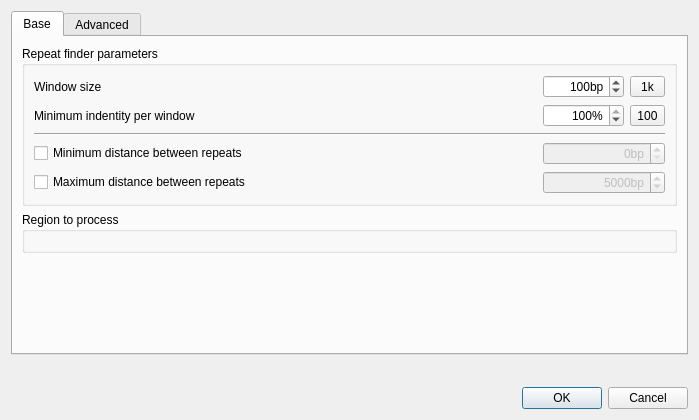
<?xml version="1.0" encoding="UTF-8"?>
<ui version="4.0">
 <class>FindRepeatsDialog</class>
 <widget class="QDialog" name="FindRepeatsDialog">
  <property name="windowModality">
   <enum>Qt::ApplicationModal</enum>
  </property>
  <property name="geometry">
   <rect>
    <x>0</x>
    <y>0</y>
    <width>699</width>
    <height>420</height>
   </rect>
  </property>
  <property name="windowTitle">
   <string>Find Repeats</string>
  </property>
  <property name="windowIcon">
   <iconset>
    <normaloff>:/repeat_finder/repeats_image</normaloff>:/repeat_finder/repeats_image</iconset>
  </property>
  <layout class="QVBoxLayout" name="verticalLayout">
   <item>
    <widget class="QTabWidget" name="tabWidget">
     <property name="currentIndex">
      <number>0</number>
     </property>
     <widget class="QWidget" name="tab">
      <attribute name="title">
       <string>Base</string>
      </attribute>
      <layout class="QVBoxLayout" name="verticalLayout_2">
       <item>
        <widget class="QGroupBox" name="paramsBox">
         <property name="title">
          <string>Repeat finder parameters</string>
         </property>
         <layout class="QGridLayout" name="gridLayout">
          <item row="0" column="0">
           <widget class="QLabel" name="label_2">
            <property name="minimumSize">
             <size>
              <width>0</width>
              <height>0</height>
             </size>
            </property>
            <property name="toolTip">
             <string>Number of bases in a sliding window that is moved along the sequence</string>
            </property>
            <property name="text">
             <string>Window size</string>
            </property>
           </widget>
          </item>
          <item row="0" column="1">
           <spacer name="horizontalSpacer_2">
            <property name="orientation">
             <enum>Qt::Horizontal</enum>
            </property>
            <property name="sizeHint" stdset="0">
             <size>
              <width>87</width>
              <height>20</height>
             </size>
            </property>
           </spacer>
          </item>
          <item row="0" column="2">
           <widget class="QSpinBox" name="minLenBox">
            <property name="sizePolicy">
             <sizepolicy hsizetype="Minimum" vsizetype="Fixed">
              <horstretch>0</horstretch>
              <verstretch>0</verstretch>
             </sizepolicy>
            </property>
            <property name="minimumSize">
             <size>
              <width>0</width>
              <height>0</height>
             </size>
            </property>
            <property name="alignment">
             <set>Qt::AlignRight|Qt::AlignTrailing|Qt::AlignVCenter</set>
            </property>
            <property name="suffix">
             <string>bp</string>
            </property>
            <property name="prefix">
             <string/>
            </property>
            <property name="minimum">
             <number>2</number>
            </property>
            <property name="maximum">
             <number>1000000</number>
            </property>
            <property name="singleStep">
             <number>1</number>
            </property>
            <property name="value">
             <number>100</number>
            </property>
           </widget>
          </item>
          <item row="0" column="3">
           <widget class="QToolButton" name="minLenHeuristicsButton">
            <property name="sizePolicy">
             <sizepolicy hsizetype="Minimum" vsizetype="Fixed">
              <horstretch>0</horstretch>
              <verstretch>0</verstretch>
             </sizepolicy>
            </property>
            <property name="toolTip">
             <string>Heuristic based selection of repeat length so the number of repeats in the sequence will not exceed 1000</string>
            </property>
            <property name="text">
             <string>1k</string>
            </property>
           </widget>
          </item>
          <item row="1" column="0">
           <widget class="QLabel" name="label_3">
            <property name="toolTip">
             <string>How similar the two windows of the sequence</string>
            </property>
            <property name="text">
             <string>Minimum indentity per window</string>
            </property>
           </widget>
          </item>
          <item row="1" column="1">
           <spacer name="horizontalSpacer_3">
            <property name="orientation">
             <enum>Qt::Horizontal</enum>
            </property>
            <property name="sizeHint" stdset="0">
             <size>
              <width>87</width>
              <height>20</height>
             </size>
            </property>
           </spacer>
          </item>
          <item row="1" column="2">
           <widget class="QSpinBox" name="identityBox">
            <property name="sizePolicy">
             <sizepolicy hsizetype="Minimum" vsizetype="Fixed">
              <horstretch>0</horstretch>
              <verstretch>0</verstretch>
             </sizepolicy>
            </property>
            <property name="minimumSize">
             <size>
              <width>0</width>
              <height>0</height>
             </size>
            </property>
            <property name="alignment">
             <set>Qt::AlignRight|Qt::AlignTrailing|Qt::AlignVCenter</set>
            </property>
            <property name="suffix">
             <string>%</string>
            </property>
            <property name="minimum">
             <number>50</number>
            </property>
            <property name="maximum">
             <number>100</number>
            </property>
            <property name="value">
             <number>100</number>
            </property>
           </widget>
          </item>
          <item row="1" column="3">
           <widget class="QToolButton" name="hundredPercentButton">
            <property name="sizePolicy">
             <sizepolicy hsizetype="Fixed" vsizetype="Fixed">
              <horstretch>0</horstretch>
              <verstretch>0</verstretch>
             </sizepolicy>
            </property>
            <property name="toolTip">
             <string>Resets repeats identity to 100%</string>
            </property>
            <property name="text">
             <string>100</string>
            </property>
           </widget>
          </item>
          <item row="2" column="0" colspan="4">
           <widget class="Line" name="line">
            <property name="baseSize">
             <size>
              <width>0</width>
              <height>0</height>
             </size>
            </property>
            <property name="frameShadow">
             <enum>QFrame::Sunken</enum>
            </property>
            <property name="orientation">
             <enum>Qt::Horizontal</enum>
            </property>
           </widget>
          </item>
          <item row="3" column="0">
           <widget class="QCheckBox" name="minDistCheck">
            <property name="text">
             <string>Minimum distance between repeats</string>
            </property>
            <property name="checked">
             <bool>false</bool>
            </property>
           </widget>
          </item>
          <item row="3" column="2" colspan="2">
           <widget class="QSpinBox" name="minDistBox">
            <property name="enabled">
             <bool>false</bool>
            </property>
            <property name="sizePolicy">
             <sizepolicy hsizetype="Minimum" vsizetype="Fixed">
              <horstretch>0</horstretch>
              <verstretch>0</verstretch>
             </sizepolicy>
            </property>
            <property name="minimumSize">
             <size>
              <width>0</width>
              <height>0</height>
             </size>
            </property>
            <property name="alignment">
             <set>Qt::AlignRight|Qt::AlignTrailing|Qt::AlignVCenter</set>
            </property>
            <property name="suffix">
             <string>bp</string>
            </property>
            <property name="prefix">
             <string/>
            </property>
            <property name="minimum">
             <number>0</number>
            </property>
            <property name="maximum">
             <number>100000000</number>
            </property>
            <property name="value">
             <number>0</number>
            </property>
           </widget>
          </item>
          <item row="4" column="0">
           <widget class="QCheckBox" name="maxDistCheck">
            <property name="text">
             <string>Maximum distance between repeats</string>
            </property>
            <property name="checked">
             <bool>false</bool>
            </property>
           </widget>
          </item>
          <item row="4" column="1">
           <spacer name="horizontalSpacer_5">
            <property name="orientation">
             <enum>Qt::Horizontal</enum>
            </property>
            <property name="sizeHint" stdset="0">
             <size>
              <width>87</width>
              <height>20</height>
             </size>
            </property>
           </spacer>
          </item>
          <item row="4" column="2" colspan="2">
           <widget class="QSpinBox" name="maxDistBox">
            <property name="enabled">
             <bool>false</bool>
            </property>
            <property name="sizePolicy">
             <sizepolicy hsizetype="Minimum" vsizetype="Fixed">
              <horstretch>0</horstretch>
              <verstretch>0</verstretch>
             </sizepolicy>
            </property>
            <property name="minimumSize">
             <size>
              <width>0</width>
              <height>0</height>
             </size>
            </property>
            <property name="alignment">
             <set>Qt::AlignRight|Qt::AlignTrailing|Qt::AlignVCenter</set>
            </property>
            <property name="suffix">
             <string>bp</string>
            </property>
            <property name="prefix">
             <string/>
            </property>
            <property name="minimum">
             <number>1</number>
            </property>
            <property name="maximum">
             <number>1000000</number>
            </property>
            <property name="value">
             <number>5000</number>
            </property>
           </widget>
          </item>
         </layout>
        </widget>
       </item>
       <item>
        <widget class="QGroupBox" name="regionBox">
         <property name="title">
          <string>Region to process</string>
         </property>
         <layout class="QHBoxLayout" name="horizontalLayout_2">
          <item>
           <layout class="QHBoxLayout" name="rangeSelectorLayout"/>
          </item>
         </layout>
        </widget>
       </item>
       <item>
        <widget class="QWidget" name="annotationsWidget" native="true">
         <property name="sizePolicy">
          <sizepolicy hsizetype="Expanding" vsizetype="Expanding">
           <horstretch>0</horstretch>
           <verstretch>0</verstretch>
          </sizepolicy>
         </property>
         <property name="minimumSize">
          <size>
           <width>0</width>
           <height>0</height>
          </size>
         </property>
        </widget>
       </item>
       <item>
        <spacer name="verticalSpacer">
         <property name="orientation">
          <enum>Qt::Vertical</enum>
         </property>
         <property name="sizeHint" stdset="0">
          <size>
           <width>20</width>
           <height>40</height>
          </size>
         </property>
        </spacer>
       </item>
      </layout>
     </widget>
     <widget class="QWidget" name="tab_2">
      <attribute name="title">
       <string>Advanced</string>
      </attribute>
      <layout class="QVBoxLayout" name="verticalLayout_3">
       <item>
        <widget class="QGroupBox" name="groupBox">
         <property name="title">
          <string>Advanced parameters</string>
         </property>
         <layout class="QGridLayout" name="gridLayout_2">
          <item row="0" column="1">
           <widget class="QCheckBox" name="algoCheck">
            <property name="text">
             <string>Custom algorithm</string>
            </property>
           </widget>
          </item>
          <item row="0" column="2">
           <spacer name="horizontalSpacer_10">
            <property name="orientation">
             <enum>Qt::Horizontal</enum>
            </property>
            <property name="sizeHint" stdset="0">
             <size>
              <width>71</width>
              <height>13</height>
             </size>
            </property>
           </spacer>
          </item>
          <item row="0" column="3">
           <widget class="QComboBox" name="algoCombo">
            <property name="enabled">
             <bool>false</bool>
            </property>
           </widget>
          </item>
          <item row="1" column="1">
           <widget class="QCheckBox" name="annotationFitCheck">
            <property name="text">
             <string>Search only for repeats that lie inside of an annotated region</string>
            </property>
           </widget>
          </item>
          <item row="1" column="2">
           <spacer name="horizontalSpacer_6">
            <property name="orientation">
             <enum>Qt::Horizontal</enum>
            </property>
            <property name="sizeHint" stdset="0">
             <size>
              <width>87</width>
              <height>20</height>
             </size>
            </property>
           </spacer>
          </item>
          <item row="1" column="3">
           <widget class="QLineEdit" name="annotationFitEdit">
            <property name="enabled">
             <bool>false</bool>
            </property>
            <property name="sizePolicy">
             <sizepolicy hsizetype="Minimum" vsizetype="Fixed">
              <horstretch>0</horstretch>
              <verstretch>0</verstretch>
             </sizepolicy>
            </property>
            <property name="minimumSize">
             <size>
              <width>0</width>
              <height>0</height>
             </size>
            </property>
           </widget>
          </item>
          <item row="1" column="4">
           <widget class="QToolButton" name="annotationFitButton">
            <property name="enabled">
             <bool>false</bool>
            </property>
            <property name="text">
             <string>...</string>
            </property>
           </widget>
          </item>
          <item row="2" column="1">
           <widget class="QCheckBox" name="annotationAroundKeepCheck">
            <property name="text">
             <string>Search only for repeats that have an annotated region inside</string>
            </property>
           </widget>
          </item>
          <item row="2" column="2">
           <spacer name="horizontalSpacer_12">
            <property name="orientation">
             <enum>Qt::Horizontal</enum>
            </property>
            <property name="sizeHint" stdset="0">
             <size>
              <width>71</width>
              <height>13</height>
             </size>
            </property>
           </spacer>
          </item>
          <item row="2" column="3">
           <widget class="QLineEdit" name="annotationAroundKeepEdit">
            <property name="enabled">
             <bool>false</bool>
            </property>
            <property name="sizePolicy">
             <sizepolicy hsizetype="Minimum" vsizetype="Fixed">
              <horstretch>0</horstretch>
              <verstretch>0</verstretch>
             </sizepolicy>
            </property>
            <property name="minimumSize">
             <size>
              <width>0</width>
              <height>0</height>
             </size>
            </property>
           </widget>
          </item>
          <item row="2" column="4">
           <widget class="QToolButton" name="annotationAroundKeepButton">
            <property name="enabled">
             <bool>false</bool>
            </property>
            <property name="text">
             <string>...</string>
            </property>
           </widget>
          </item>
          <item row="3" column="1">
           <widget class="QCheckBox" name="annotationAroundFilterCheck">
            <property name="text">
             <string>Filter repeats that have an annotated region inside</string>
            </property>
           </widget>
          </item>
          <item row="3" column="2">
           <spacer name="horizontalSpacer_13">
            <property name="orientation">
             <enum>Qt::Horizontal</enum>
            </property>
            <property name="sizeHint" stdset="0">
             <size>
              <width>71</width>
              <height>13</height>
             </size>
            </property>
           </spacer>
          </item>
          <item row="3" column="3">
           <widget class="QLineEdit" name="annotationAroundFilterEdit">
            <property name="enabled">
             <bool>false</bool>
            </property>
            <property name="sizePolicy">
             <sizepolicy hsizetype="Minimum" vsizetype="Fixed">
              <horstretch>0</horstretch>
              <verstretch>0</verstretch>
             </sizepolicy>
            </property>
            <property name="minimumSize">
             <size>
              <width>0</width>
              <height>0</height>
             </size>
            </property>
           </widget>
          </item>
          <item row="3" column="4">
           <widget class="QToolButton" name="annotationAroundFilterButton">
            <property name="enabled">
             <bool>false</bool>
            </property>
            <property name="text">
             <string>...</string>
            </property>
           </widget>
          </item>
          <item row="7" column="1">
           <widget class="QCheckBox" name="invertCheck">
            <property name="text">
             <string>Search for inverted repeats</string>
            </property>
           </widget>
          </item>
          <item row="7" column="2" colspan="3">
           <spacer name="horizontalSpacer_7">
            <property name="orientation">
             <enum>Qt::Horizontal</enum>
            </property>
            <property name="sizeHint" stdset="0">
             <size>
              <width>257</width>
              <height>20</height>
             </size>
            </property>
           </spacer>
          </item>
          <item row="8" column="1">
           <widget class="QCheckBox" name="excludeTandemsBox">
            <property name="text">
             <string>Exclude tandems areas</string>
            </property>
           </widget>
          </item>
          <item row="8" column="2" colspan="3">
           <spacer name="horizontalSpacer_4">
            <property name="orientation">
             <enum>Qt::Horizontal</enum>
            </property>
            <property name="sizeHint" stdset="0">
             <size>
              <width>246</width>
              <height>20</height>
             </size>
            </property>
           </spacer>
          </item>
          <item row="6" column="2">
           <spacer name="horizontalSpacer_11">
            <property name="orientation">
             <enum>Qt::Horizontal</enum>
            </property>
            <property name="sizeHint" stdset="0">
             <size>
              <width>247</width>
              <height>12</height>
             </size>
            </property>
           </spacer>
          </item>
          <item row="6" column="3">
           <widget class="QComboBox" name="filterAlgorithms">
            <property name="enabled">
             <bool>true</bool>
            </property>
           </widget>
          </item>
          <item row="6" column="1">
           <widget class="QLabel" name="allowNestedLabel">
            <property name="text">
             <string>Nested repeats filter algorithm</string>
            </property>
           </widget>
          </item>
         </layout>
        </widget>
       </item>
       <item>
        <spacer name="verticalSpacer_2">
         <property name="orientation">
          <enum>Qt::Vertical</enum>
         </property>
         <property name="sizeHint" stdset="0">
          <size>
           <width>20</width>
           <height>33</height>
          </size>
         </property>
        </spacer>
       </item>
      </layout>
     </widget>
    </widget>
   </item>
   <item>
    <layout class="QHBoxLayout" name="horizontalLayout">
     <item>
      <widget class="QLabel" name="label">
       <property name="text">
        <string/>
       </property>
      </widget>
     </item>
     <item>
      <widget class="QLabel" name="statusLabel">
       <property name="text">
        <string/>
       </property>
      </widget>
     </item>
     <item>
      <spacer name="horizontalSpacer">
       <property name="orientation">
        <enum>Qt::Horizontal</enum>
       </property>
       <property name="sizeHint" stdset="0">
        <size>
         <width>40</width>
         <height>20</height>
        </size>
       </property>
      </spacer>
     </item>
    </layout>
   </item>
   <item>
    <widget class="QDialogButtonBox" name="buttonBox">
     <property name="standardButtons">
      <set>QDialogButtonBox::Cancel|QDialogButtonBox::Ok</set>
     </property>
    </widget>
   </item>
  </layout>
 </widget>
 <resources/>
 <connections>
  <connection>
   <sender>maxDistCheck</sender>
   <signal>toggled(bool)</signal>
   <receiver>maxDistBox</receiver>
   <slot>setEnabled(bool)</slot>
   <hints>
    <hint type="sourcelabel">
     <x>140</x>
     <y>165</y>
    </hint>
    <hint type="destinationlabel">
     <x>602</x>
     <y>169</y>
    </hint>
   </hints>
  </connection>
  <connection>
   <sender>minDistCheck</sender>
   <signal>toggled(bool)</signal>
   <receiver>minDistBox</receiver>
   <slot>setEnabled(bool)</slot>
   <hints>
    <hint type="sourcelabel">
     <x>140</x>
     <y>138</y>
    </hint>
    <hint type="destinationlabel">
     <x>602</x>
     <y>143</y>
    </hint>
   </hints>
  </connection>
  <connection>
   <sender>annotationFitCheck</sender>
   <signal>toggled(bool)</signal>
   <receiver>annotationFitEdit</receiver>
   <slot>setEnabled(bool)</slot>
   <hints>
    <hint type="sourcelabel">
     <x>161</x>
     <y>106</y>
    </hint>
    <hint type="destinationlabel">
     <x>571</x>
     <y>108</y>
    </hint>
   </hints>
  </connection>
  <connection>
   <sender>annotationFitCheck</sender>
   <signal>toggled(bool)</signal>
   <receiver>annotationFitButton</receiver>
   <slot>setEnabled(bool)</slot>
   <hints>
    <hint type="sourcelabel">
     <x>161</x>
     <y>106</y>
    </hint>
    <hint type="destinationlabel">
     <x>602</x>
     <y>107</y>
    </hint>
   </hints>
  </connection>
  <connection>
   <sender>algoCheck</sender>
   <signal>toggled(bool)</signal>
   <receiver>algoCombo</receiver>
   <slot>setEnabled(bool)</slot>
   <hints>
    <hint type="sourcelabel">
     <x>161</x>
     <y>80</y>
    </hint>
    <hint type="destinationlabel">
     <x>571</x>
     <y>82</y>
    </hint>
   </hints>
  </connection>
  <connection>
   <sender>annotationAroundFilterCheck</sender>
   <signal>toggled(bool)</signal>
   <receiver>annotationAroundFilterEdit</receiver>
   <slot>setEnabled(bool)</slot>
   <hints>
    <hint type="sourcelabel">
     <x>166</x>
     <y>158</y>
    </hint>
    <hint type="destinationlabel">
     <x>571</x>
     <y>160</y>
    </hint>
   </hints>
  </connection>
  <connection>
   <sender>annotationAroundFilterCheck</sender>
   <signal>toggled(bool)</signal>
   <receiver>annotationAroundFilterButton</receiver>
   <slot>setEnabled(bool)</slot>
   <hints>
    <hint type="sourcelabel">
     <x>166</x>
     <y>158</y>
    </hint>
    <hint type="destinationlabel">
     <x>602</x>
     <y>159</y>
    </hint>
   </hints>
  </connection>
  <connection>
   <sender>annotationAroundKeepCheck</sender>
   <signal>toggled(bool)</signal>
   <receiver>annotationAroundKeepEdit</receiver>
   <slot>setEnabled(bool)</slot>
   <hints>
    <hint type="sourcelabel">
     <x>166</x>
     <y>132</y>
    </hint>
    <hint type="destinationlabel">
     <x>571</x>
     <y>134</y>
    </hint>
   </hints>
  </connection>
  <connection>
   <sender>annotationAroundKeepCheck</sender>
   <signal>toggled(bool)</signal>
   <receiver>annotationAroundKeepButton</receiver>
   <slot>setEnabled(bool)</slot>
   <hints>
    <hint type="sourcelabel">
     <x>166</x>
     <y>132</y>
    </hint>
    <hint type="destinationlabel">
     <x>602</x>
     <y>133</y>
    </hint>
   </hints>
  </connection>
  <connection>
   <sender>buttonBox</sender>
   <signal>accepted()</signal>
   <receiver>FindRepeatsDialog</receiver>
   <slot>accept()</slot>
   <hints>
    <hint type="sourcelabel">
     <x>317</x>
     <y>330</y>
    </hint>
    <hint type="destinationlabel">
     <x>317</x>
     <y>175</y>
    </hint>
   </hints>
  </connection>
  <connection>
   <sender>buttonBox</sender>
   <signal>rejected()</signal>
   <receiver>FindRepeatsDialog</receiver>
   <slot>reject()</slot>
   <hints>
    <hint type="sourcelabel">
     <x>317</x>
     <y>330</y>
    </hint>
    <hint type="destinationlabel">
     <x>317</x>
     <y>175</y>
    </hint>
   </hints>
  </connection>
 </connections>
</ui>
